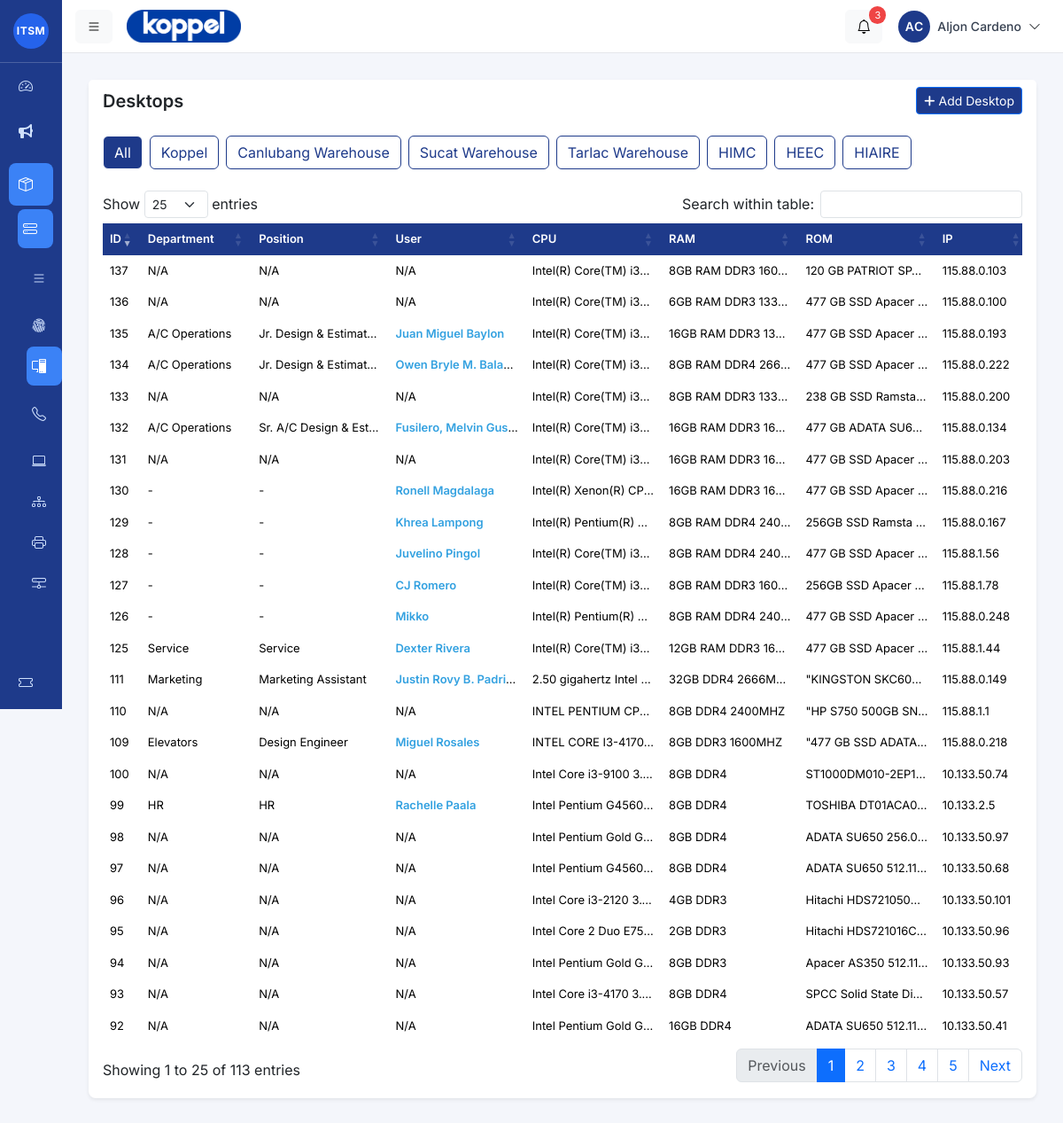
Page /admin/index.php?page=inventory/desktops (signed in) on the committed database.
### tables this page shows
CREATE TABLE `desktop_tb` (
  `desktop_id` int(11) NOT NULL,
  `cpu` varchar(255) DEFAULT NULL,
  `ram` varchar(255) DEFAULT NULL,
  `rom_w_serial` varchar(255) DEFAULT NULL,
  `motherboard` varchar(255) DEFAULT NULL,
  `monitor_w_serial` varchar(255) DEFAULT NULL,
  `avr` varchar(255) DEFAULT NULL,
  `mouse` varchar(255) DEFAULT NULL,
  `keyboard` varchar(255) DEFAULT NULL,
  `ip_address` varchar(15) DEFAULT NULL,
  `mac_address` varchar(17) DEFAULT NULL,
  `computer_name` varchar(255) DEFAULT NULL,
  `windows_key` varchar(255) DEFAULT NULL,
  `antivirus` varchar(255) DEFAULT NULL,
  `tag_number` varchar(255) DEFAULT NULL,
  `desktop_area_id` int(11) DEFAULT NULL,
  `remarks` text DEFAULT NULL,
  `date_created` datetime DEFAULT current_timestamp()
);

CREATE TABLE `user_tb` (
  `user_id` int(11) NOT NULL,
  `emp_id` varchar(50) NOT NULL,
  `fullname` varchar(150) NOT NULL,
  `position` varchar(100) NOT NULL,
  `email` varchar(150) DEFAULT NULL,
  `department` varchar(100) DEFAULT NULL,
  `company` varchar(50) NOT NULL,
  `area` varchar(150) NOT NULL,
  `user_type` varchar(30) NOT NULL,
  `date_hired` timestamp NOT NULL DEFAULT current_timestamp() ON UPDATE current_timestamp(),
  `date_resigned` varchar(100) DEFAULT NULL,
  `created_at` timestamp NOT NULL DEFAULT current_timestamp(),
  `password` varchar(255) DEFAULT NULL,
  `is_active` tinyint(1) NOT NULL DEFAULT 1,
  `reset_token` varchar(255) DEFAULT NULL,
  `reset_token_expiry` datetime DEFAULT NULL
);

### admin/inventory/includes/desktop_sql.php (called while the page is built, shortened)
<?php
$sql = "
    SELECT
        d.*,
        a.area AS area_name,
            u.user_id,
        u.fullname AS user_name,
        u.position AS user_position,
        u.department AS user_department
    FROM desktop_tb d
    LEFT JOIN desktop_area_tb a ON d.desktop_area_id = a.desktop_area_id
    LEFT JOIN user_desktop_tb ud ON d.desktop_id = ud.desktop_id
    LEFT JOIN user_tb u ON ud.user_id = u.user_id
    ORDER BY d.date_created DESC
";
$result = $conn->query($sql);
$areaSql = "SELECT DISTINCT area FROM desktop_area_tb ORDER BY desktop_area_id ASC";
$areaResult = $conn->query($areaSql);
?>

### admin/inventory/desktops.php (the view, shortened to what this page needs)
<?php
include __DIR__ . '/../../includes/db.php';
include __DIR__ . '/includes/desktop_sql.php';
?>
    <div class="card shadow-sm rounded-3 mb-4">
        <div class="card-header d-flex justify-content-between align-items-center bg-white border-bottom-0">
            <h5 class="mb-0 fw-semibold">Desktops</h5>
            <a href="?page=inventory/crud/add_desktop" class="btn btn-sm btn-primary">
            <i class="fas fa-plus"></i> Add Desktop
            </a>
        </div>
        <div class="card-body ">
            <div class="d-flex align-items-center justify-content-between flex-wrap gap-2 ">
                <div class="d-flex flex-wrap gap-2">
                    <button class="btn btn-outline-blue area-filter active" data-area="">
                    All
                    </button>
                    <?php
                    $areaResult->data_seek(0);
                    while($a = $areaResult->fetch_assoc()): ?>
                    <button class="btn btn-outline-blue area-filter"
                            data-area="<?= htmlspecialchars($a['area']) ?>">
                    <?= htmlspecialchars($a['area']) ?>
                    </button>
                    <?php endwhile; ?>
                </div>
            </div><br>
        <div class="table-responsive-desktop">
            <table id="desktopTable" class="table table-hover align-middle" style="min-width:1200px;">
            <thead class="table-light">
            <tr>
            <th>ID</th>
            <th>Department</th>
            <th>Position</th>
            <th>User</th>
            <th>CPU</th>
            <th>RAM</th>
            <th>ROM</th>
            <th>IP</th>
            </tr>
            </thead>
            <tbody>
            <?php while($row = $result->fetch_assoc()): ?>
            <tr class="desktop-row"
                data-id="<?= $row['desktop_id'] ?>"
                data-cpu="<?= htmlspecialchars($row['cpu']) ?>"
                data-ram="<?= htmlspecialchars($row['ram']) ?>"
                data-rom="<?= htmlspecialchars($row['rom_w_serial']) ?>"
                data-motherboard="<?= htmlspecialchars($row['motherboard']) ?>"
                data-monitor="<?= htmlspecialchars($row['monitor_w_serial']) ?>"
                data-ip="<?= htmlspecialchars($row['ip_address']) ?>"
                data-mac="<?= htmlspecialchars($row['mac_address']) ?>"
                data-computer="<?= htmlspecialchars($row['computer_name']) ?>"
                data-windows-key="<?= htmlspecialchars($row['windows_key']) ?>"
                data-keyboard="<?= htmlspecialchars($row['keyboard']) ?>"
                data-mouse="<?= htmlspecialchars($row['mouse']) ?>"
                data-avr="<?= htmlspecialchars($row['avr']) ?>"
                data-antivirus="<?= htmlspecialchars($row['antivirus']) ?>"
                data-tag="<?= htmlspecialchars($row['tag_number']) ?>"
                data-area-id="<?= htmlspecialchars($row['desktop_area_id']) ?>"
                data-remarks="<?= htmlspecialchars($row['remarks']) ?>"
            >
            <td><?= $row['desktop_id'] ?></td>
            <td><?= $row['user_department'] ?? 'N/A' ?></td>
            <td class="truncate-col"><?= $row['user_position'] ?? 'N/A' ?></td>
            <td class="truncate-col">
            <?php if (!empty($row['user_id'])): ?>
                <a href="index.php?page=organization/includes/user_assets&user_id=<?= $row['user_id'] ?>"
                class="text-decoration-none text-primary fw-semibold">
                    <?= htmlspecialchars($row['user_name']) ?>
                </a>
            <?php else: ?>
                N/A
            <?php endif; ?>
            </td>
            <td class="truncate-col"><?= $row['cpu'] ?></td>
            <td><?= $row['ram'] ?></td>
            <td class="truncate-col"><?= $row['rom_w_serial'] ?></td>
            <td><?= $row['ip_address'] ?></td>
            </tr>
            <?php endwhile; ?>
            </tbody>
            </table>
        </div>
    </div></div> <?php include "inventory/includes/desktop_menu.php"; ?>

### assets/css/main.css (style rules this page uses)
body { overflow-x:hidden; background:#f4f6fb; font-family: 'Inter', sans-serif; }
:root { --light-blue: #e3f2fd; --medium-blue: #bbdefb; --dark-blue: #90caf9; --accent-blue: #64b5f6; --text-blue: #1976d2; }
.table th { background-color: #1E3A8A; color: white; font-weight: 600; border: none; font-family: 'Inter', sans-serif; }
.table td { vertical-align: middle; border: none; font-family: 'Inter', sans-serif; max-width: 120px; white-space: nowrap; overflow: hidden; text-overflow: ellipsis; }
.card { border: none; border-radius: 0.75rem; }
.card-header { border-bottom: 1px solid #e5e7eb; background-color: #2f55bc; }
.btn-primary, .modal-header { background-color: #1E3A8A; }
.text-primary { color: #1E3A8A !important; }
#desktopTable th, #desktopTable td { font-size: 0.8125rem; padding: 0.5rem !important; white-space: nowrap; }
.truncate-col { max-width: 180px; overflow: hidden; text-overflow: ellipsis; white-space: nowrap; }
.table-responsive-desktop { overflow-x: auto; }

### admin/inventory/desktops.php (style rules this page uses)
.btn-outline-blue { color: #1E3A8A; border-color: #1E3A8A; }
.btn-outline-blue:hover, .btn-outline-blue.active { background-color: #1E3A8A; color: white; }

### admin/inventory/includes/desktop_modal.php (style rules this page uses)
.text-primary { color: #33A1E0 !important; }

### rows in the picture
desktop_tb: desktop_id "125", user_tb.department "Service", user_tb.position "Service", user_tb.fullname "Dexter Rivera", cpu "Intel(R) Core(TM) i3…", ram "12GB RAM DDR3 16…", rom_w_serial "477 GB SSD Apacer…", ip_address "115.88.1.44"
desktop_tb: desktop_id "126", user_tb.department "-", user_tb.position "-", user_tb.fullname "Mikko", cpu "Intel(R) Pentium(R)…", ram "8GB RAM DDR4 240…", rom_w_serial "477 GB SSD Apacer…", ip_address "115.88.0.248"
desktop_tb: desktop_id "127", user_tb.department "-", user_tb.position "-", user_tb.fullname "CJ Romero", cpu "Intel(R) Core(TM) i3…", ram "8GB RAM DDR3 160…", rom_w_serial "256GB SSD Apacer…", ip_address "115.88.1.78"
desktop_tb: desktop_id "128", user_tb.department "-", user_tb.position "-", user_tb.fullname "Juvelino Pingol", cpu "Intel(R) Core(TM) i3…", ram "8GB RAM DDR4 240…", rom_w_serial "477 GB SSD Apacer…", ip_address "115.88.1.56"
desktop_tb: desktop_id "129", user_tb.department "-", user_tb.position "-", user_tb.fullname "Khrea Lampong", cpu "Intel(R) Pentium(R)…", ram "8GB RAM DDR4 240…", rom_w_serial "256GB SSD Ramsta…", ip_address "115.88.0.167"
desktop_tb: desktop_id "130", user_tb.department "-", user_tb.position "-", user_tb.fullname "Ronell Magdalaga", cpu "Intel(R) Xenon(R) CP…", ram "16GB RAM DDR3 16…", rom_w_serial "477 GB SSD Apacer…", ip_address "115.88.0.216"
desktop_tb: desktop_id "131", user_department "N/A", user_position "N/A", cpu "Intel(R) Core(TM) i3…", ram "16GB RAM DDR3 16…", rom_w_serial "477 GB SSD Apacer…", ip_address "115.88.0.203"
desktop_tb: desktop_id "132", user_tb.department "A/C Operations", user_tb.position "Sr. A/C Design & Est…", user_tb.fullname "Fusilero, Melvin Gu…", cpu "Intel(R) Core(TM) i3…", ram "16GB RAM DDR3 16…", rom_w_serial "477 GB ADATA SU6…", ip_address "115.88.0.134"
desktop_tb: desktop_id "133", user_department "N/A", user_position "N/A", cpu "Intel(R) Core(TM) i3…", ram "8GB RAM DDR3 133…", rom_w_serial "238 GB SSD Ramsta…", ip_address "115.88.0.200"
desktop_tb: desktop_id "134", user_tb.department "A/C Operations", user_tb.position "Jr. Design & Estimat…", user_tb.fullname "Owen Bryle M. Bala…", cpu "Intel(R) Core(TM) i3…", ram "8GB RAM DDR4 266…", rom_w_serial "477 GB SSD Apacer…", ip_address "115.88.0.222"
desktop_tb: desktop_id "135", user_tb.department "A/C Operations", user_tb.position "Jr. Design & Estimat…", user_tb.fullname "Juan Miguel Baylon", cpu "Intel(R) Core(TM) i3…", ram "16GB RAM DDR3 13…", rom_w_serial "477 GB SSD Apacer…", ip_address "115.88.0.193"
desktop_tb: desktop_id "136", user_department "N/A", user_position "N/A", cpu "Intel(R) Core(TM) i3…", ram "6GB RAM DDR3 133…", rom_w_serial "477 GB SSD Apacer…", ip_address "115.88.0.100"
desktop_tb: desktop_id "137", user_department "N/A", user_position "N/A", cpu "Intel(R) Core(TM) i3…", ram "8GB RAM DDR3 160…", rom_w_serial "120 GB PATRIOT SP…", ip_address "115.88.0.103"
desktop_tb: desktop_id "111", user_tb.department "Marketing", user_tb.position "Marketing Assistant", user_tb.fullname "Justin Rovy B. Padri…", cpu "2.50 gigahertz Intel…", ram "32GB DDR4 2666MHZ", rom_w_serial "\"KINGSTON SKC60…", ip_address "115.88.0.149"
desktop_tb: desktop_id "110", user_department "N/A", user_position "N/A", cpu "INTEL PENTIUM CP…", ram "8GB DDR4 2400MHZ", rom_w_serial "\"HP S750 500GB S…", ip_address "115.88.1.1"
desktop_tb: desktop_id "109", user_tb.department "Elevators", user_tb.position "Design Engineer", user_tb.fullname "Miguel Rosales", cpu "INTEL CORE I3-4170…", ram "8GB DDR3 1600MHZ", rom_w_serial "\"477 GB SSD ADATA…", ip_address "115.88.0.218"
desktop_tb: desktop_id "99", user_tb.department "HR", user_tb.position "HR", user_tb.fullname "Rachelle Paala", cpu "Intel Pentium G4560…", ram "8GB DDR4", rom_w_serial "TOSHIBA DT01ACA0…", ip_address "10.133.2.5"
desktop_tb: desktop_id "100", user_department "N/A", user_position "N/A", cpu "Intel Core i3-9100 3.…", ram "8GB DDR4", rom_w_serial "ST1000DM010-2EP1…", ip_address "10.133.50.74"
desktop_tb: desktop_id "94", user_department "N/A", user_position "N/A", cpu "Intel Pentium Gold G…", ram "8GB DDR3", rom_w_serial "Apacer AS350 512.1…", ip_address "10.133.50.93"
desktop_tb: desktop_id "95", user_department "N/A", user_position "N/A", cpu "Intel Core 2 Duo E75…", ram "2GB DDR3", rom_w_serial "Hitachi HDS721016C…", ip_address "10.133.50.96"
desktop_tb: desktop_id "96", user_department "N/A", user_position "N/A", cpu "Intel Core i3-2120 3.…", ram "4GB DDR3", rom_w_serial "Hitachi HDS721050…", ip_address "10.133.50.101"
desktop_tb: desktop_id "97", user_department "N/A", user_position "N/A", cpu "Intel Pentium G4560…", ram "8GB DDR4", rom_w_serial "ADATA SU650 512.11…", ip_address "10.133.50.68"
desktop_tb: desktop_id "98", user_department "N/A", user_position "N/A", cpu "Intel Pentium Gold G…", ram "8GB DDR4", rom_w_serial "ADATA SU650 256.0…", ip_address "10.133.50.97"
desktop_tb: desktop_id "92", user_department "N/A", user_position "N/A", cpu "Intel Pentium Gold G…", ram "16GB DDR4", rom_w_serial "ADATA SU650 512.11…", ip_address "10.133.50.41"
desktop_tb: desktop_id "93", user_department "N/A", user_position "N/A", cpu "Intel Core i3-4170 3.…", ram "8GB DDR4", rom_w_serial "SPCC Solid State Di…", ip_address "10.133.50.57"

### other values in the picture
$initials "AC"
$fullname "Aljon Cardeno"
$a['area'] "Koppel"
$a['area'] "Canlubang Warehouse"
$a['area'] "Sucat Warehouse"
$a['area'] "Tarlac Warehouse"
$a['area'] "HIMC"
$a['area'] "HEEC"
$a['area'] "HIAIRE"
